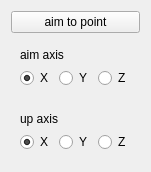
<?xml version="1.0" encoding="UTF-8"?>
<ui version="4.0">
 <class>aim_to_point</class>
 <widget class="QWidget" name="aim_to_point">
  <property name="geometry">
   <rect>
    <x>0</x>
    <y>0</y>
    <width>137</width>
    <height>165</height>
   </rect>
  </property>
  <property name="windowTitle">
   <string>Form</string>
  </property>
  <layout class="QVBoxLayout" name="verticalLayout_3">
   <item>
    <widget class="QPushButton" name="aim_point_based_button">
     <property name="text">
      <string>aim to point</string>
     </property>
    </widget>
   </item>
   <item>
    <widget class="QWidget" name="widget" native="true">
     <layout class="QVBoxLayout" name="verticalLayout">
      <item>
       <widget class="QLabel" name="aim_axis_label">
        <property name="text">
         <string>aim axis</string>
        </property>
       </widget>
      </item>
      <item>
       <layout class="QHBoxLayout" name="horizontalLayout">
        <item>
         <widget class="QRadioButton" name="X_aim_axis_radio">
          <property name="text">
           <string>X</string>
          </property>
          <property name="checked">
           <bool>true</bool>
          </property>
         </widget>
        </item>
        <item>
         <widget class="QRadioButton" name="Y_aim_axis_radio">
          <property name="text">
           <string>Y</string>
          </property>
         </widget>
        </item>
        <item>
         <widget class="QRadioButton" name="Z_aim_axis_radio">
          <property name="text">
           <string>Z</string>
          </property>
          <property name="autoExclusive">
           <bool>true</bool>
          </property>
         </widget>
        </item>
       </layout>
      </item>
     </layout>
    </widget>
   </item>
   <item>
    <widget class="QWidget" name="widget_2" native="true">
     <layout class="QVBoxLayout" name="verticalLayout_2">
      <item>
       <widget class="QLabel" name="up_axis_label">
        <property name="text">
         <string>up axis</string>
        </property>
       </widget>
      </item>
      <item>
       <layout class="QHBoxLayout" name="horizontalLayout_2">
        <item>
         <widget class="QRadioButton" name="X_up_axis_radio">
          <property name="text">
           <string>X</string>
          </property>
          <property name="checked">
           <bool>true</bool>
          </property>
         </widget>
        </item>
        <item>
         <widget class="QRadioButton" name="Y_up_axis_radio">
          <property name="text">
           <string>Y</string>
          </property>
         </widget>
        </item>
        <item>
         <widget class="QRadioButton" name="Z_up_axis_radio">
          <property name="text">
           <string>Z</string>
          </property>
         </widget>
        </item>
       </layout>
      </item>
     </layout>
    </widget>
   </item>
  </layout>
 </widget>
 <resources/>
 <connections/>
</ui>
